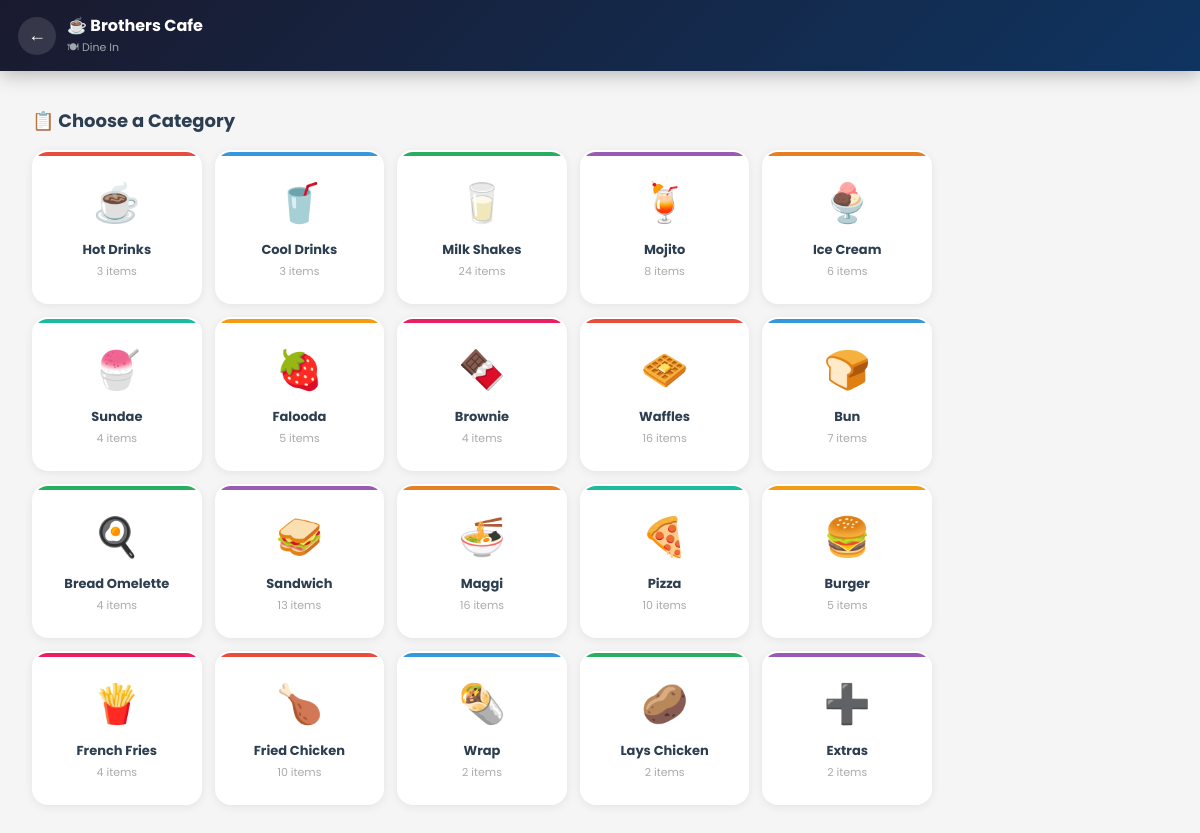
The page /order/1/reorder-menu/ on the database its author committed.
### restaurant/models.py (models this page shows, shortened)
class Category(models.Model):
    name = models.CharField(max_length=100)
    description = models.TextField(blank=True)
    icon = models.CharField(max_length=50, blank=True, help_text="Emoji icon e.g. 🍕")
    image = models.ImageField(upload_to='category_images/', blank=True, null=True, help_text='Category banner image shown on menu page')
    order = models.PositiveIntegerField(default=0)
    is_active = models.BooleanField(default=True)
    class Meta:
        ordering = ['order', 'name']
        verbose_name_plural = "Categories"

### restaurant/views.py (the view)
# urls.py: path('order/<int:order_id>/reorder-menu/', views.reorder_menu, name='reorder_menu'),
@ensure_csrf_cookie
def reorder_menu(request, order_id):
    order = get_object_or_404(Order, id=order_id)
    categories = Category.objects.filter(is_active=True).prefetch_related('items')
    discounts = Discount.objects.filter(is_active=True)
    shop = get_shop()
    import json as _json
    prefill = {str(item.menu_item.id): {'name': item.menu_item.name, 'price': float(item.unit_price), 'qty': item.quantity}
               for item in order.items.all()}
    return render(request, 'restaurant/menu.html', {
        'table': order.table,
        'categories': categories,
        'discounts': discounts,
        'shop': shop,
        'cart': _json.dumps(prefill),
        'cart_count': sum(v['qty'] for v in prefill.values()),
        'reorder_for': order,
        'is_reorder': True,
    })

### restaurant/views.py (called while the page is built)
def get_shop():
    return ShopSettings.objects.first()

### brothers_cafe/restaurant/templates/restaurant/menu.html (shortened to what this page needs)
{% extends 'restaurant/base.html' %}
{% block content %}
<header>
  <div class="hdr-left">
    <button class="back-btn" onclick="onBack()">&#x2190;</button>
    <div>
      <div class="hdr-title">&#x2615; Brothers Cafe</div>
      <div class="hdr-sub" id="hdrSub">{% if reorder_order %}&#x2795; Adding extra items{% elif is_takeaway %}&#x1F6CD; Takeaway{% else %}&#x1F37D; Dine In{% endif %}</div>
    </div>
  </div>
</header>
<div class="step-page active" id="step-cats">
  <div style="padding:18px 16px 100px">
    <div class="pg-title">&#x1F4CB; Choose a Category</div>
    <div class="cat-grid">
      {% for cat in categories %}{% if cat.items.count > 0 %}
      <div class="cat-card" onclick="selectCat('{{ cat.id }}','{{ cat.name|escapejs }}','{{ cat.icon|default:'🍽️'|escapejs }}')"
           style="--c:{% cycle '#e74c3c' '#3498db' '#27ae60' '#9b59b6' '#e67e22' '#1abc9c' '#f39c12' '#e91e63' %}">
        <span class="cat-icon">{{ cat.icon|default:"&#x1F37D;" }}</span>
        <div class="cat-name">{{ cat.name }}</div>
        <div class="cat-count">{{ cat.items.count }} items</div>
      </div>
      {% endif %}{% endfor %}
    </div>
  </div>
</div>
{% endblock %}

### brothers_cafe/restaurant/templates/restaurant/base.html (shortened to what this page needs)
<!DOCTYPE html>
<html lang="en">
<head>
    <link rel="stylesheet" href="https://cdnjs.cloudflare.com/ajax/libs/font-awesome/6.4.0/css/all.min.css">
</head>
<body>
{% block content %}{% endblock %}
</body>
</html>

### brothers_cafe/restaurant/templates/restaurant/base.html (style rules this page uses)
* { margin: 0; padding: 0; box-sizing: border-box; }
body { font-family: 'Poppins', sans-serif; background: #f8f9fa; color: #333; }
:root { --primary: #e74c3c; --primary-dark: #c0392b; --secondary: #2c3e50; --accent: #f39c12; --success: #27ae60; --light: #ecf0f1; --dark: #1a1a2e; }

### brothers_cafe/restaurant/templates/restaurant/menu.html (style rules this page uses)
* { box-sizing:border-box }
body { background:#f5f5f5;font-family:'Poppins',sans-serif;margin:0 }
header { background:linear-gradient(135deg,#1a1a2e,#0f3460);color:white;padding:13px 18px;display:flex;align-items:center;justify-content:space-between;position:sticky;top:0;z-index:100;box-shadow:0 2px 20px rgba(0,0,0,0.3); }
.hdr-left { display:flex;align-items:center;gap:11px }
.back-btn { background:rgba(255,255,255,0.12);border:none;color:white;width:38px;height:38px;border-radius:50%;cursor:pointer;font-size:18px;display:flex;align-items:center;justify-content:center;flex-shrink:0; }
.hdr-title { font-size:16px;font-weight:700 }
.hdr-sub { font-size:11px;opacity:0.6;margin-top:1px }
.step-page { display:none;min-height:calc(100vh - 64px);padding-bottom:90px }
.step-page.active { display:block }
#step-cats { padding:18px 16px 100px }
.pg-title { font-size:18px;font-weight:700;color:#2c3e50;margin-bottom:16px }
.cat-grid { display:grid;grid-template-columns:repeat(auto-fill,minmax(140px,1fr));gap:13px;max-width:900px }
.cat-card { background:white;border-radius:16px;padding:22px 14px;text-align:center;cursor:pointer;transition:.22s;box-shadow:0 2px 10px rgba(0,0,0,.07);border:2px solid transparent;position:relative;overflow:hidden; }
.cat-card::before { content:'';position:absolute;top:0;left:0;right:0;height:4px;background:var(--c,#e74c3c) }
.cat-icon { font-size:38px;margin-bottom:9px;display:block }
.cat-name { font-size:13px;font-weight:700;color:#2c3e50;margin-bottom:3px }
.cat-count { font-size:11px;color:#aaa }

### rows shown on the page
Category: icon "☕", name "Hot Drinks", items.count "3"
Category: icon "🥤", name "Cool Drinks", items.count "3"
Category: icon "🥛", name "Milk Shakes", items.count "24"
Category: icon "🍹", name "Mojito", items.count "8"
Category: icon "🍨", name "Ice Cream", items.count "6"
Category: icon "🍧", name "Sundae", items.count "4"
Category: icon "🍓", name "Falooda", items.count "5"
Category: icon "🍫", name "Brownie", items.count "4"
Category: icon "🧇", name "Waffles", items.count "16"
Category: icon "🍞", name "Bun", items.count "7"
Category: icon "🍳", name "Bread Omelette", items.count "4"
Category: icon "🥪", name "Sandwich", items.count "13"
Category: icon "🍜", name "Maggi", items.count "16"
Category: icon "🍕", name "Pizza", items.count "10"
Category: icon "🍔", name "Burger", items.count "5"
Category: icon "🍟", name "French Fries", items.count "4"
Category: icon "🍗", name "Fried Chicken", items.count "10"
Category: icon "🌯", name "Wrap", items.count "2"
Category: icon "🥔", name "Lays Chicken", items.count "2"
Category: icon "➕", name "Extras", items.count "2"
